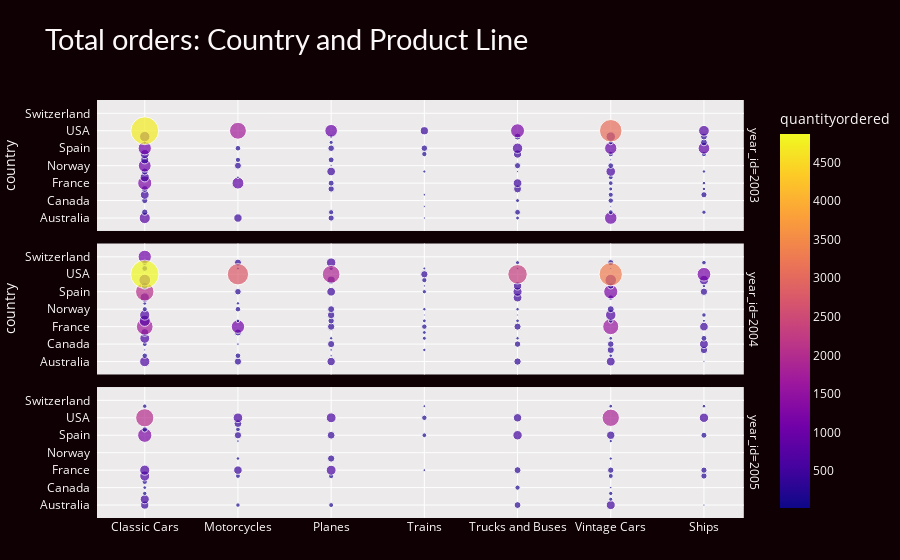

Notebook cell for this chart:
### Markdown cell above
<h3><font color = 'red'><b>14. What are the Sales by Country across each productline?</h3>
<style>
div.warn {    
    background-color: #FDFBEF;
    }
 </style>
<div class = warn>
<h5><font color = 'green'> <b> *Hover over the bars to get the details

### Code cell
# data change 

df_ct_pt = order.groupby(['year_id','country','productline']).agg({"quantityordered" : "sum"}).reset_index()

# chart
fig = px.scatter(df_ct_pt, x='productline', color='quantityordered', y='country', size='quantityordered',
                 color_discrete_sequence=px.colors.sequential.Plasma_r,
                 facet_row='year_id',
                 title="Total orders: Country and Product Line")
# styling
fig.update_yaxes(ticksuffix='  ')
fig.update_layout(height=1200, xaxis_title='', yaxis_title='',
                  margin=dict(b=0),
                  plot_bgcolor='#ECEAEB', paper_bgcolor='#0E0003',
                  title_font=dict(size=29, color='#FCF8F9', family="Lato, sans-serif"),
                  font=dict(color='#FCF8F9'), 
                  hoverlabel=dict(bgcolor="#f2f2f2", font_size=13, font_family="Lato, sans-serif"))
fig.show()

### Figure 1 — Plotly figure (JSON) as saved in the notebook; plotly's stock layout.template omitted (floating-point values rounded to 4 significant figures)
{"data": [{"hovertemplate": "year_id=2003<br>productline=%{x}<br>country=%{y}<br>quantityordered=%{marker.color}<extra></extra>", "legendgroup": "", "marker": {"color": [763, 431, 235, 33, 91, 961, 248, 166, 113, 203, 142, 27, 20, 225, 98, 177, 478, 230, 38, 157, 280, 246, 76, 384, 100, 1210, 864, 218, 75, 467, 137, 525, 43, 142, 304, 460, 71, 60, 23, 562, 1001, 294, 29, 232, 199, 391, 170, 215, 27, 507, 174, 174, 415, 182, 1072, 193, 264, 835, 259, 661, 921, 73, 104, 287, 138, 662, 82, 281, 291, 548, 4734, 1744, 977, 702, 409, 1191, 3091], "coloraxis": "coloraxis", "size": [763, 431, 235, 33, 91, 961, 248, 166, 113, 203, 142, 27, 20, 225, 98, 177, 478, 230, 38, 157, 280, 246, 76, 384, 100, 1210, 864, 218, 75, 467, 137, 525, 43, 142, 304, 460, 71, 60, 23, 562, 1001, 294, 29, 232, 199, 391, 170, 215, 27, 507, 174, 174, 415, 182, 1072, 193, 264, 835, 259, 661, 921, 73, 104, 287, 138, 662, 82, 281, 291, 548, 4734, 1744, 977, 702, 409, 1191, 3091], "sizemode": "area", "sizeref": 12.18, "symbol": "circle"}, "mode": "markers", "name": "", "orientation": "v", "showlegend": false, "type": "scatter", "x": ["Classic Cars", "Motorcycles", "Planes", "Trains", "Trucks and Buses", "Vintage Cars", "Classic Cars", "Planes", "Ships", "Trucks and Buses", "Vintage Cars", "Trains", "Vintage Cars", "Classic Cars", "Trucks and Buses", "Vintage Cars", "Classic Cars", "Ships", "Trains", "Vintage Cars", "Classic Cars", "Planes", "Ships", "Trucks and Buses", "Vintage Cars", "Classic Cars", "Motorcycles", "Planes", "Ships", "Trucks and Buses", "Vintage Cars", "Classic Cars", "Motorcycles", "Vintage Cars", "Classic Cars", "Planes", "Ships", "Trains", "Trucks and Buses", "Vintage Cars", "Classic Cars", "Motorcycles", "Planes", "Trucks and Buses", "Vintage Cars", "Classic Cars", "Motorcycles", "Planes", "Vintage Cars", "Classic Cars", "Ships", "Trains", "Trucks and Buses", "Vintage Cars", "Classic Cars", "Motorcycles", "Planes", "Ships", "Trains", "Trucks and Buses", "Vintage Cars", "Classic Cars", "Planes", "Ships", "Vintage Cars", "Classic Cars", "Planes", "Ships", "Trucks and Buses", "Vintage Cars", "Classic Cars", "Motorcycles", "Planes", "Ships", "Trains", "Trucks and Buses", "Vintage Cars"], "xaxis": "x3", "y": ["Australia", "Australia", "Australia", "Australia", "Australia", "Australia", "Austria", "Austria", "Austria", "Austria", "Austria", "Belgium", "Belgium", "Canada", "Canada", "Canada", "Denmark", "Denmark", "Denmark", "Denmark", "Finland", "Finland", "Finland", "Finland", "Finland", "France", "France", "France", "France", "France", "France", "Germany", "Germany", "Germany", "Italy", "Italy", "Italy", "Italy", "Italy", "Italy", "Norway", "Norway", "Norway", "Norway", "Norway", "Philippines", "Philippines", "Philippines", "Philippines", "Singapore", "Singapore", "Singapore", "Singapore", "Singapore", "Spain", "Spain", "Spain", "Spain", "Spain", "Spain", "Spain", "Sweden", "Sweden", "Sweden", "Sweden", "UK", "UK", "UK", "UK", "UK", "USA", "USA", "USA", "USA", "USA", "USA", "USA"], "yaxis": "y3"}, {"hovertemplate": "year_id=2004<br>productline=%{x}<br>country=%{y}<br>quantityordered=%{marker.color}<extra></extra>", "legendgroup": "", "marker": {"color": [644, 324, 427, 24, 328, 485, 180, 197, 34, 80, 30, 41, 343, 70, 315, 147, 41, 317, 486, 253, 264, 592, 70, 206, 96, 73, 83, 388, 301, 89, 1704, 1093, 321, 455, 177, 307, 1575, 756, 78, 245, 55, 89, 81, 134, 202, 58, 115, 50, 37, 28, 644, 342, 123, 22, 24, 678, 192, 309, 547, 127, 102, 229, 157, 190, 296, 72, 76, 296, 87, 71, 536, 473, 188, 2070, 260, 465, 332, 112, 505, 1218, 296, 80, 32, 433, 247, 1078, 845, 397, 550, 168, 818, 4870, 2768, 1907, 1156, 326, 2310, 3312], "coloraxis": "coloraxis", "size": [644, 324, 427, 24, 328, 485, 180, 197, 34, 80, 30, 41, 343, 70, 315, 147, 41, 317, 486, 253, 264, 592, 70, 206, 96, 73, 83, 388, 301, 89, 1704, 1093, 321, 455, 177, 307, 1575, 756, 78, 245, 55, 89, 81, 134, 202, 58, 115, 50, 37, 28, 644, 342, 123, 22, 24, 678, 192, 309, 547, 127, 102, 229, 157, 190, 296, 72, 76, 296, 87, 71, 536, 473, 188, 2070, 260, 465, 332, 112, 505, 1218, 296, 80, 32, 433, 247, 1078, 845, 397, 550, 168, 818, 4870, 2768, 1907, 1156, 326, 2310, 3312], "sizemode": "area", "sizeref": 12.18, "symbol": "circle"}, "mode": "markers", "name": "", "orientation": "v", "showlegend": false, "type": "scatter", "x": ["Classic Cars", "Motorcycles", "Planes", "Ships", "Trucks and Buses", "Vintage Cars", "Classic Cars", "Motorcycles", "Planes", "Vintage Cars", "Classic Cars", "Planes", "Ships", "Trains", "Vintage Cars", "Classic Cars", "Motorcycles", "Planes", "Ships", "Trucks and Buses", "Vintage Cars", "Classic Cars", "Planes", "Ships", "Trains", "Trucks and Buses", "Vintage Cars", "Classic Cars", "Motorcycles", "Trains", "Classic Cars", "Motorcycles", "Planes", "Ships", "Trains", "Trucks and Buses", "Vintage Cars", "Classic Cars", "Motorcycles", "Planes", "Ships", "Trains", "Trucks and Buses", "Vintage Cars", "Classic Cars", "Motorcycles", "Planes", "Trains", "Trucks and Buses", "Vintage Cars", "Classic Cars", "Planes", "Ships", "Trains", "Trucks and Buses", "Vintage Cars", "Classic Cars", "Motorcycles", "Planes", "Ships", "Trucks and Buses", "Vintage Cars", "Classic Cars", "Motorcycles", "Planes", "Trains", "Trucks and Buses", "Vintage Cars", "Classic Cars", "Motorcycles", "Classic Cars", "Trucks and Buses", "Vintage Cars", "Classic Cars", "Motorcycles", "Planes", "Ships", "Trains", "Trucks and Buses", "Vintage Cars", "Classic Cars", "Ships", "Trains", "Trucks and Buses", "Vintage Cars", "Classic Cars", "Classic Cars", "Planes", "Ships", "Trains", "Vintage Cars", "Classic Cars", "Motorcycles", "Planes", "Ships", "Trains", "Trucks and Buses", "Vintage Cars"], "xaxis": "x2", "y": ["Australia", "Australia", "Australia", "Australia", "Australia", "Australia", "Austria", "Austria", "Austria", "Austria", "Belgium", "Belgium", "Belgium", "Belgium", "Belgium", "Canada", "Canada", "Canada", "Canada", "Canada", "Canada", "Denmark", "Denmark", "Denmark", "Denmark", "Denmark", "Denmark", "Finland", "Finland", "Finland", "France", "France", "France", "France", "France", "France", "France", "Germany", "Germany", "Germany", "Germany", "Germany", "Germany", "Germany", "Ireland", "Ireland", "Ireland", "Ireland", "Ireland", "Ireland", "Italy", "Italy", "Italy", "Italy", "Italy", "Italy", "Japan", "Japan", "Japan", "Japan", "Japan", "Japan", "Norway", "Norway", "Norway", "Norway", "Norway", "Norway", "Philippines", "Philippines", "Singapore", "Singapore", "Singapore", "Spain", "Spain", "Spain", "Spain", "Spain", "Spain", "Spain", "Sweden", "Sweden", "Sweden", "Sweden", "Sweden", "Switzerland", "UK", "UK", "UK", "UK", "UK", "USA", "USA", "USA", "USA", "USA", "USA", "USA"], "yaxis": "y2"}, {"hovertemplate": "year_id=2005<br>productline=%{x}<br>country=%{y}<br>quantityordered=%{marker.color}<extra></extra>", "legendgroup": "", "marker": {"color": [411, 121, 151, 32, 286, 499, 509, 102, 117, 111, 84, 166, 35, 174, 616, 146, 175, 239, 152, 626, 447, 597, 236, 45, 293, 243, 77, 320, 63, 122, 81, 49, 84, 44, 67, 1238, 327, 372, 221, 138, 543, 423, 183, 133, 371, 2021, 568, 592, 537, 177, 431, 1836], "coloraxis": "coloraxis", "size": [411, 121, 151, 32, 286, 499, 509, 102, 117, 111, 84, 166, 35, 174, 616, 146, 175, 239, 152, 626, 447, 597, 236, 45, 293, 243, 77, 320, 63, 122, 81, 49, 84, 44, 67, 1238, 327, 372, 221, 138, 543, 423, 183, 133, 371, 2021, 568, 592, 537, 177, 431, 1836], "sizemode": "area", "sizeref": 12.18, "symbol": "circle"}, "mode": "markers", "name": "", "orientation": "v", "showlegend": false, "type": "scatter", "x": ["Classic Cars", "Motorcycles", "Planes", "Ships", "Trucks and Buses", "Vintage Cars", "Classic Cars", "Vintage Cars", "Classic Cars", "Vintage Cars", "Classic Cars", "Trucks and Buses", "Vintage Cars", "Classic Cars", "Classic Cars", "Motorcycles", "Planes", "Ships", "Vintage Cars", "Classic Cars", "Motorcycles", "Planes", "Ships", "Trains", "Trucks and Buses", "Vintage Cars", "Motorcycles", "Planes", "Vintage Cars", "Classic Cars", "Ships", "Trains", "Vintage Cars", "Motorcycles", "Vintage Cars", "Classic Cars", "Motorcycles", "Planes", "Ships", "Trains", "Trucks and Buses", "Vintage Cars", "Classic Cars", "Motorcycles", "Motorcycles", "Classic Cars", "Motorcycles", "Planes", "Ships", "Trains", "Trucks and Buses", "Vintage Cars"], "xaxis": "x", "y": ["Australia", "Australia", "Australia", "Australia", "Australia", "Australia", "Austria", "Austria", "Belgium", "Belgium", "Canada", "Canada", "Canada", "Denmark", "Finland", "Finland", "Finland", "Finland", "Finland", "France", "France", "France", "France", "France", "France", "France", "Italy", "Italy", "Italy", "Japan", "Japan", "Japan", "Japan", "Singapore", "Singapore", "Spain", "Spain", "Spain", "Spain", "Spain", "Spain", "Spain", "Sweden", "Sweden", "UK", "USA", "USA", "USA", "USA", "USA", "USA", "USA"], "yaxis": "y"}], "layout": {"annotations": [{"font": {}, "showarrow": false, "text": "year_id=2005", "textangle": 90, "x": 0.98, "xanchor": "left", "xref": "paper", "y": 0.1567, "yanchor": "middle", "yref": "paper"}, {"font": {}, "showarrow": false, "text": "year_id=2004", "textangle": 90, "x": 0.98, "xanchor": "left", "xref": "paper", "y": 0.5, "yanchor": "middle", "yref": "paper"}, {"font": {}, "showarrow": false, "text": "year_id=2003", "textangle": 90, "x": 0.98, "xanchor": "left", "xref": "paper", "y": 0.8433, "yanchor": "middle", "yref": "paper"}], "autosize": true, "coloraxis": {"colorbar": {"title": {"text": "quantityordered"}}, "colorscale": [[0, "#0d0887"], [0.1111, "#46039f"], [0.2222, "#7201a8"], [0.3333, "#9c179e"], [0.4444, "#bd3786"], [0.5556, "#d8576b"], [0.6667, "#ed7953"], [0.7778, "#fb9f3a"], [0.8889, "#fdca26"], [1, "#f0f921"]]}, "font": {"color": "#FCF8F9"}, "hoverlabel": {"bgcolor": "#f2f2f2", "font": {"family": "Lato, sans-serif", "size": 13}}, "legend": {"itemsizing": "constant", "tracegroupgap": 0}, "margin": {"b": 0}, "paper_bgcolor": "#0E0003", "plot_bgcolor": "#ECEAEB", "title": {"font": {"color": "#FCF8F9", "family": "Lato, sans-serif", "size": 29}, "text": "Total orders: Country and Product Line"}, "xaxis": {"anchor": "y", "autorange": true, "domain": [0, 0.98], "range": [-0.4437, 6.391], "title": {"text": ""}, "type": "category"}, "xaxis2": {"anchor": "y2", "autorange": true, "domain": [0, 0.98], "matches": "x", "range": [-0.4437, 6.391], "showticklabels": false, "type": "category"}, "xaxis3": {"anchor": "y3", "autorange": true, "domain": [0, 0.98], "matches": "x", "range": [-0.4437, 6.391], "showticklabels": false, "type": "category"}, "yaxis": {"anchor": "x", "autorange": true, "domain": [0, 0.3133], "range": [-1.495, 19.52], "ticksuffix": "  ", "title": {"text": ""}, "type": "category"}, "yaxis2": {"anchor": "x2", "autorange": true, "domain": [0.3433, 0.6567], "matches": "y", "range": [-1.495, 19.52], "ticksuffix": "  ", "title": {"text": "country"}, "type": "category"}, "yaxis3": {"anchor": "x3", "autorange": true, "domain": [0.6867, 1.0], "matches": "y", "range": [-1.495, 19.52], "ticksuffix": "  ", "title": {"text": "country"}, "type": "category"}}}
